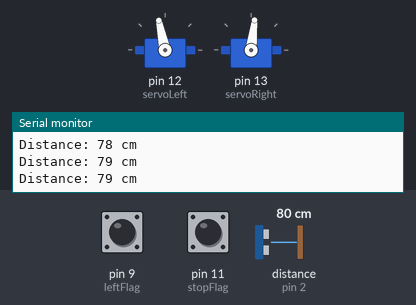
The sketch below on a simulated Arduino Uno, built with avr-gcc and run on an emulated ATmega328P. On the bench: 2 × servo, the last lines printed to the serial monitor. Wiring (inferred from the names in the program): ultrasonic range finder: trigger pin 3; echo pin 2. The inputs (shaded band) are chosen by the test bench; at power-on: distance to the obstacle (sensor on pin 2) 80 cm, pin 9 (leftFlag) LOW, pin 11 (stopFlag) LOW. The echo pulse lasts 58.3 µs per cm.

Above: at 1.2 s.
1.3 s: distance to the obstacle (sensor on pin 2) set to 23 cm
3.6 s: distance to the obstacle (sensor on pin 2) set to 18 cm
At 4.9 s:
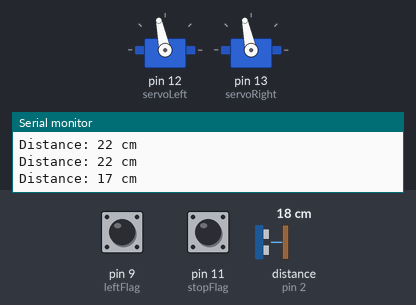
6.0 s: pin 9 (leftFlag) pulled HIGH for 3.2 s
At 8.4 s:
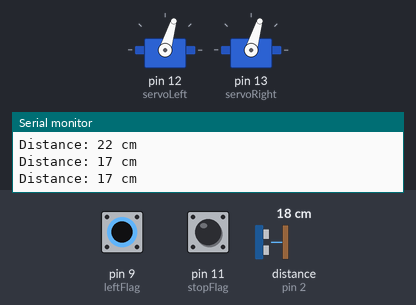
11.9 s: distance to the obstacle (sensor on pin 2) set to 35 cm
At 14.3 s:
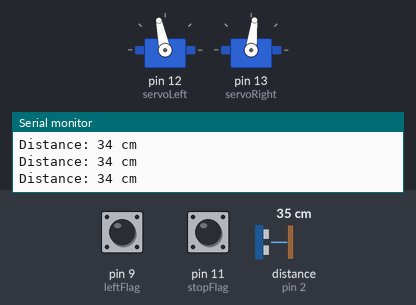
14.8 s: distance to the obstacle (sensor on pin 2) set to 2 cm
At 16.6 s:
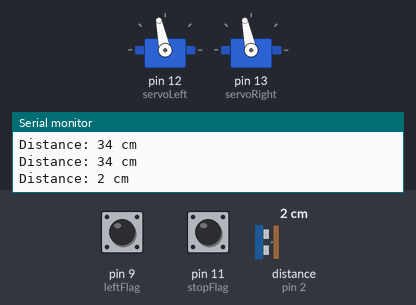
Timing chart, 0 to 18.1 s (numbered marks = the images above; inputs shaded):
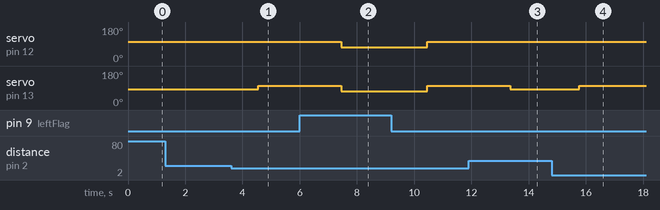

Measured:
- the behaviour switches between 21 and 20 cm on distance to the obstacle (sensor on pin 2) (found by bisection; images 0 and 1)
- after the input at 3.6 s, servo on pin 13 (servoRight): 83° → 102° after 0.95 s
- after the input at 6.0 s, servo on pin 12 (servoLeft), servo on pin 13 (servoRight): 102° → 73° after 1.4 s, → 102° 3.0 s later
- after the input at 11.9 s, servo on pin 13 (servoRight): 102° → 83° after 1.5 s
- after the input at 14.8 s, servo on pin 13 (servoRight): 83° → 102° after 0.97 s

The sketch:

ARS_bot_test.ino
```cpp
#include <Servo.h>                           // Include servo library

Servo servoLeft;                             // Declare left servo signal
Servo servoRight;                            // Declare right servo signal

  int forwardFlag = 5;
  int rightFlag = 7;
  int leftFlag = 9;
  int stopFlag = 11;

  #define echoPin 2 // attach pin D2 Arduino to pin Echo of HC-SR04
#define trigPin 3 //attach pin D3 Arduino to pin Trig of HC-SR04

// defines variables
long duration; // variable for the duration of sound wave travel
int distance; // variable for the distance measurement

void right() {
  servoLeft.attach(12);                      // Attach left signal to pin 13
  servoRight.attach(13);
  servoLeft.writeMicroseconds(1600);
  servoRight.writeMicroseconds(1600);
  delay(1000);
  servoLeft.detach();
  servoRight.detach();
}

void left() {
  servoLeft.attach(12);                      // Attach left signal to pin 13
  servoRight.attach(13);
  servoLeft.writeMicroseconds(1300);
  servoRight.writeMicroseconds(1300);
  delay(700);
  servoLeft.detach();
  servoRight.detach();
}

void forward() {
  servoLeft.attach(12);                      // Attach left signal to pin 13
  servoRight.attach(13);
  servoLeft.writeMicroseconds(1600);
  servoRight.writeMicroseconds(1400);
  delay(300);
  servoLeft.detach();
  servoRight.detach();
}

void stopMoving(int counter) {
  servoLeft.detach();
  servoRight.detach();
  delay(counter);
}

void setup() {                                // Built in initialization block
  pinMode(trigPin, OUTPUT); // Sets the trigPin as an OUTPUT
  pinMode(echoPin, INPUT); // Sets the echoPin as an INPUT
  Serial.begin(9600); // // Serial Communication is starting with 9600 of baudrate speed
  Serial.println("Ultrasonic Sensor HC-SR04 Test"); // print some text in Serial Monitor
  Serial.println("with Arduino UNO R3");
}

void loop() {                                 // Main loop auto-repeats


  //JSDFGJK;SDFHLGJK

  // Clears the trigPin condition
  digitalWrite(trigPin, LOW);
  delayMicroseconds(2);
  // Sets the trigPin HIGH (ACTIVE) for 10 microseconds
  digitalWrite(trigPin, HIGH);
  delayMicroseconds(10);
  digitalWrite(trigPin, LOW);
  // Reads the echoPin, returns the sound wave travel time in microseconds
  duration = pulseIn(echoPin, HIGH);
  // Calculating the distance
  distance = duration * 0.034 / 2; // Speed of sound wave divided by 2 (go and back)
  // Displays the distance on the Serial Monitor
  Serial.print("Distance: ");
  Serial.print(distance);
  Serial.println(" cm");

  //FADJHYFGASDHLG

  if (distance > 20) {
    forward();
  }

  else if (distance < 20) {
    stopMoving(900);
    right();
  }

  while (digitalRead(leftFlag) == HIGH) {
    left();
  }

  while (digitalRead(stopFlag) == HIGH) {
    stopMoving(900);
  }

  //forward();
  //stopMoving(500);
  //right();
  //stopMoving(500);
  /*servoLeft.writeMicroseconds(1300);         // Pin 13 clockwise
  servoRight.writeMicroseconds(1300);        // Pin 12 clockwise
  delay(3000);                               // ..for 3 seconds
  servoLeft.writeMicroseconds(1700);         // Pin 13 counterclockwise
  servoRight.writeMicroseconds(1700);        // Pin 12 counterclockwise
  delay(3000);                               // ..for 3 seconds
  servoLeft.detach();         // Pin 13 stay still
  servoRight.detach();        // Pin 12 stay still*/
}
```
